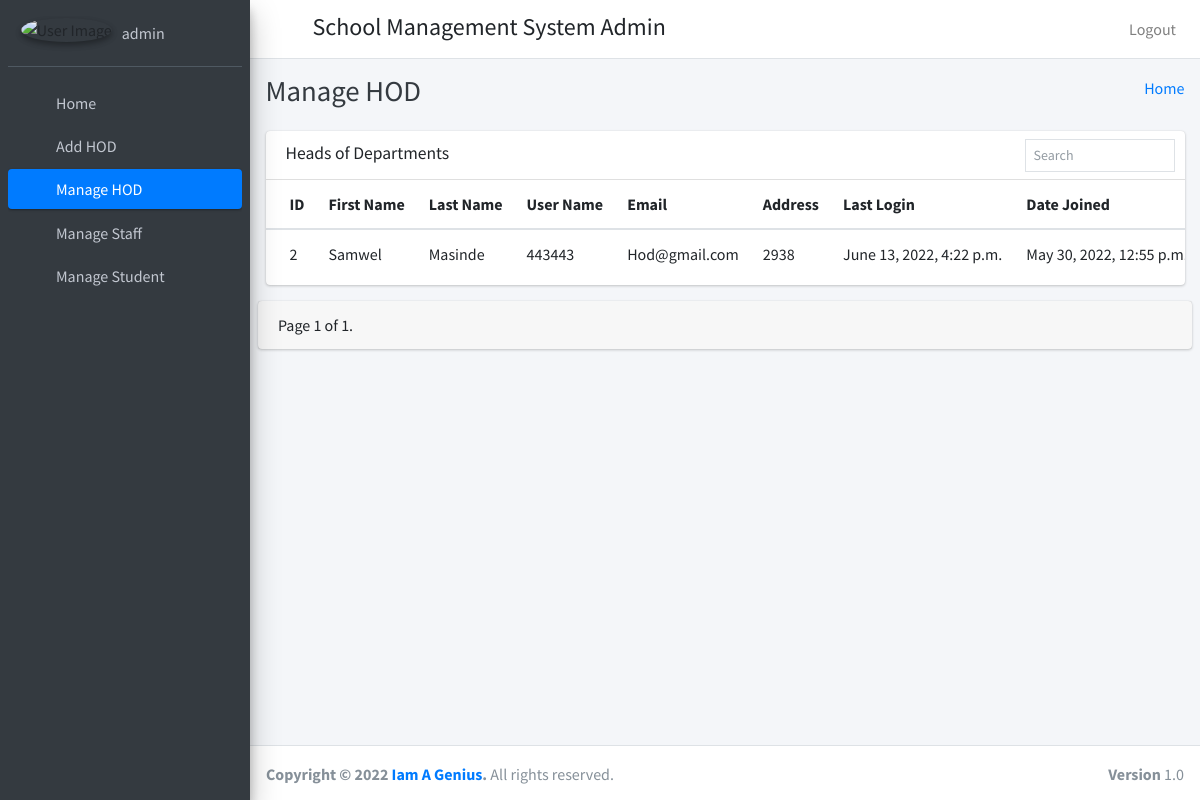
The app's page /manage_hod (signed in), older data.
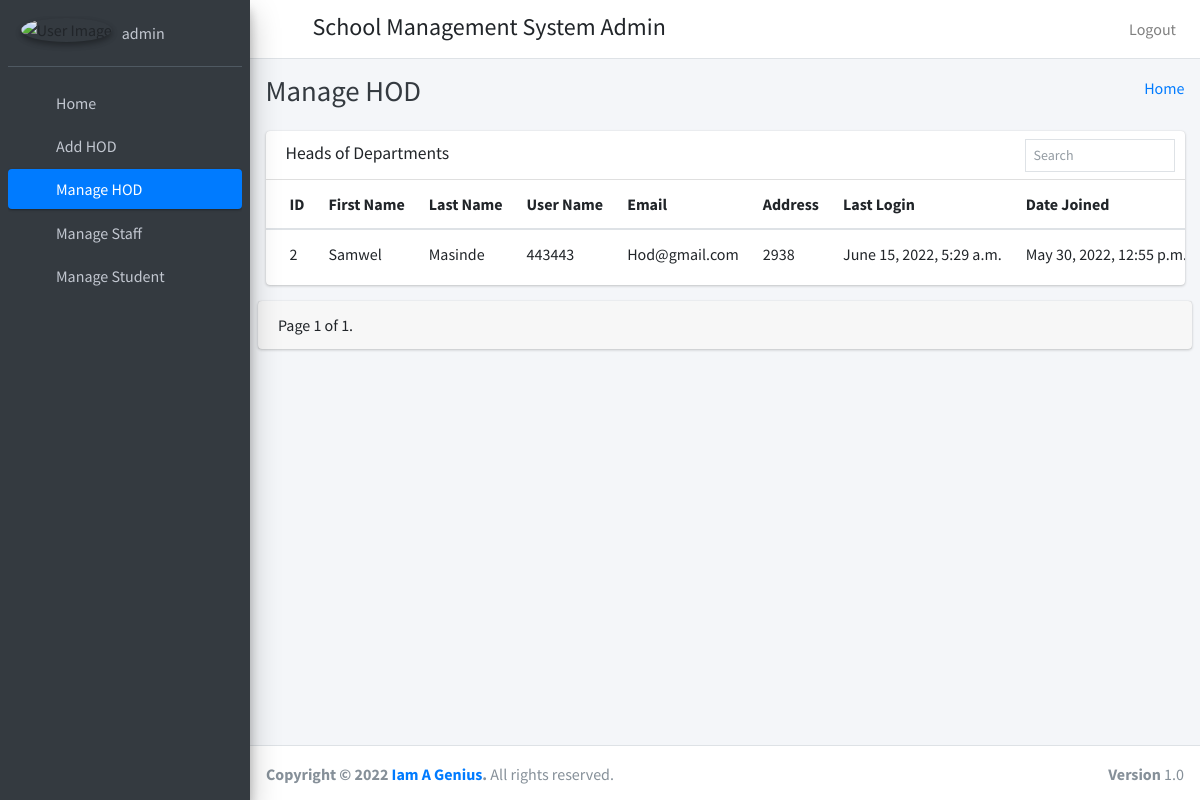
The same page, newer data.
### Student/models.py (models this page shows)
class CustomUser(AbstractUser):
    user_type_data=((1,"HOD"),(3,"staff"),(4,"student"),(2,"admin"))
    user_type= models.CharField(default=1, choices=user_type_data,max_length=10)

class hod(models.Model):
    id = models.AutoField(primary_key=True)
    admin = models.OneToOneField(CustomUser, on_delete=models.CASCADE)
    address = models.TextField()
    created_at = models.DateTimeField(auto_now_add=True)
    updated_at = models.DateTimeField(auto_now_add=True)
    objects=models.Manager()

### Student/admin_views.py (the view)
# urls.py: path('manage_hod',admin_views.manage_hod,name="manage_hod"),
def manage_hod(request):
    HOD = hod.objects.all()
    Myfilter = HodFilter(request.GET, queryset=HOD)
    HOD=Myfilter.qs
    paginator = Paginator(HOD, 10)
    page = request.GET.get('page', 1)
    page_obj = paginator.get_page(page)
    page_range = paginator.get_elided_page_range(number=page, on_each_side=3, on_ends=2)
    try:
        HOD = paginator.page(page)
    except PageNotAnInteger:
        HOD = paginator.page(1)
    except EmptyPage:
        HOD = paginator.page(paginator.num_pages)
    context={
        'HOD':HOD,
        'Myfilter':Myfilter.form,
        'page_obj':page_obj,
        'page_range':page_range
    }
    return render(request,'admin_template/manage_hod.html',context)

### templates/admin_template/manage_hod.html (shortened to what this page needs)
{% extends 'admin_template/base.html' %}
{% block page_title %} Manage HOD {% endblock page_title %}
{% load static %}
{% load i18n %}
{% block main_content %}
<section class="content" xmlns="http://www.w3.org/1999/html">
    <div class="container-fluid">
       <div class="row">
          <div class="col-12">
            <div class="card">
              <div class="card-header">
                <h3 class="card-title">Heads of Departments</h3>
                <div class="card-tools">
                    <form method="get" class="form-inline">
                      <div class="input-group input-group-sm border" style="width: 150px;">
                        {{Myfilter.admin__username }}
                        <div class="input-group-append">
                          <button class="btn" type="submit">
                            <i class="fas fa-search"></i>
                          </button>
                        </div>
                      </div>
                    </form>
                </div>
              </div>
              <div class="card-body table-responsive p-0">
                <table class="table table-hover text-nowrap">
                  <thead>
                    <tr>
                      <th>ID</th>
                      <th>First Name</th>
                      <th>Last Name</th>
                      <th>User Name</th>
                      <th>Email</th>
                      <th>Address</th>
                      <th>Last Login</th>
                      <th>Date Joined</th>
                    </tr>
                  </thead>
                  <tbody>
                  {% for Hod in HOD %}
                    <tr>
                      <td>{{ Hod.admin.id }}</td>
                      <td>{{ Hod.admin.first_name }}</td>
                      <td>{{ Hod.admin.last_name }}</td>
                      <td>{{ Hod.admin.username }}</td>
                      <td>{{ Hod.admin.email }}</td>
                      <td>{{ Hod.address }}</td>
                      <td>{{ Hod.admin.last_login }}</td>
                      <td>{{ Hod.admin.date_joined }}</td>
                    </tr>
                  {% endfor %}
                  </tbody>
                </table>
              </div>
            </div>
          </div>
        </div>
      </div>
      <div class="card">
           <div class="card-footer">
              <div class="row">
                  <div class="col-lg-6">
                      <div class="pagination">
                          <span class="step-links">
                              <span class="current">
                                   Page  {{ page_obj.number }}  of  {{ page_obj.paginator.num_pages }}.
                              </span>
                          </span>
                      </div>
                  </div>
                  <div class="col-lg-6">
                  </div>
              </div>
          </div>
      </div>
</section>
{% endblock main_content %}

### templates/admin_template/base.html (shortened to what this page needs)
<!DOCTYPE html>
{% load static %}
<html>
<head>
  <link rel="stylesheet" href="{% static "plugins/fontawesome-free/css/all.min.css" %}">
  <link rel="stylesheet" href="https://code.ionicframework.com/ionicons/2.0.1/css/ionicons.min.css">
  <link rel="stylesheet" href="{% static "plugins/tempusdominus-bootstrap-4/css/tempusdominus-bootstrap-4.min.css" %}">
  <link rel="stylesheet" href="{% static "plugins/icheck-bootstrap/icheck-bootstrap.min.css" %}">
  <link rel="stylesheet" href="{% static "plugins/jqvmap/jqvmap.min.css" %}">
  <link rel="stylesheet" href="{% static "dist/css/adminlte.min.css" %}">
  <link rel="stylesheet" href="{% static "plugins/overlayScrollbars/css/OverlayScrollbars.min.css" %}">
  <link rel="stylesheet" href="{% static "plugins/daterangepicker/daterangepicker.css" %}">
  <link rel="stylesheet" href="{% static "plugins/summernote/summernote-bs4.css" %}">
</head>
<body class="hold-transition sidebar-mini layout-fixed">
<div class="wrapper">
  <nav class="main-header navbar navbar-expand navbar-white navbar-light">
    <ul class="navbar-nav">
      <li class="nav-item">
        <a class="nav-link" data-widget="pushmenu" href="#"><i class="fas fa-bars"></i></a>
      </li>
    </ul>
  <h4 style="margin-left: 10px;margin-top: 5px">School Management System Admin</h4>
    <ul class="navbar-nav ml-auto">
      <li class="nav-item">
        <a class="nav-link" href="/logout_user">
          Logout
        </a>
      </li>
    </ul>
  </nav>
  {% include 'admin_template/sidebar.html' with user=user id=id %}
     <div class="content-wrapper">
    <div class="content-header">
      <div class="container-fluid">
        <div class="row mb-2">
          <div class="col-sm-6">
            <h1 class="m-0 text-dark">{% block page_title %}{% endblock page_title %}</h1>
          </div>
          <div class="col-sm-6">
            <ol class="breadcrumb float-sm-right">
              <li class="breadcrumb-item"><a href="/home">Home</a></li>
            </ol>
          </div>
        </div>
      </div>
    </div>
        {% block main_content %}
        {% endblock main_content %}
  </div>
  {% include 'admin_template/footer.html' %}
</div>
</body>
</html>

### templates/admin_template/sidebar.html
{% load static %}
<aside class="main-sidebar sidebar-dark-primary elevation-4">
    <div class="sidebar">
      <div class="user-panel mt-3 pb-3 mb-3 d-flex">
        <div class="image">
          <img src="{% static "dist/img/user2-160x160.jpg" %}" class="img-circle elevation-2" alt="User Image">
        </div>
        <div class="info">
          {% url 'Admin' as Admin %}
          <a href="{% url 'Admin' %}" class="d-block">{{ user.username }}</a>
        </div>
      </div>
      <nav class="mt-2">
        <ul class="nav nav-pills nav-sidebar flex-column" data-widget="treeview" role="menu" data-accordion="false">
          <li class="nav-item">
            {% url 'home' as home %}
            <a href="{{ home }}" class="nav-link {% if request.path == home %} active {% endif %} ">
              <i class="nav-icon fas fa-home"></i>
              <p>
                Home
              </p>
            </a>
          </li>
          <li class="nav-item">
            {% url 'add_hod' as add_hod %}
            <a href="{{ add_hod }}" class="nav-link {% if request.path == add_hod %} active {% endif %} ">
              <i class="nav-icon fas fa-user"></i>
              <p>
                Add HOD
              </p>
            </a>
          </li>
          <li class="nav-item">
            {% url 'manage_hod' as manage_hod %}
            <a href="{{ manage_hod }}" class="nav-link {% if request.path == manage_hod %} active {% endif %} ">
              <i class="nav-icon fas fa-address-card"></i>
              <p>
                Manage HOD
              </p>
            </a>
          </li>
          <li class="nav-item">
            {% url 'Staff' as Staff %}
            <a href="{{ Staff }}" class="nav-link {% if request.path == Staff %} active {% endif %} ">
              <i class="nav-icon fas fa-universal-access"></i>
              <p>
                Manage Staff
              </p>
            </a>
          </li>
          <li class="nav-item">
            {% url 'Student' as Student %}
            <a href="{{ Student }}" class="nav-link {% if request.path == Student %} active {% endif %} ">
              <i class="nav-icon fas fa-child"></i>
              <p>
                Manage Student
              </p>
            </a>
          </li>
        </ul>
      </nav>
    </div>
  </aside>

### templates/admin_template/footer.html
 <footer class="main-footer">
    <strong>Copyright &copy; 2022 <a href="http://adminlte.io">Iam A Genius</a>.</strong>
    All rights reserved.
    <div class="float-right d-none d-sm-inline-block">
      <b>Version</b> 1.0
    </div>
  </footer>

Row changes from the older to the newer data that the page shows:
changed through a linked row, hod "Samwel": admin.last_login "June 13, 2022, 4:22 p.m." → "June 15, 2022, 5:29 a.m."
